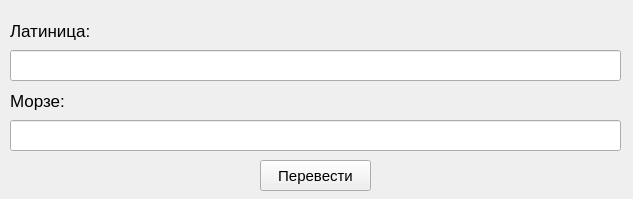
<?xml version="1.0" encoding="UTF-8"?>
<ui version="4.0">
 <class>Form</class>
 <widget class="QWidget" name="Form">
  <property name="geometry">
   <rect>
    <x>0</x>
    <y>0</y>
    <width>633</width>
    <height>199</height>
   </rect>
  </property>
  <property name="windowTitle">
   <string>Form</string>
  </property>
  <widget class="QLabel" name="label">
   <property name="geometry">
    <rect>
     <x>10</x>
     <y>20</y>
     <width>271</width>
     <height>21</height>
    </rect>
   </property>
   <property name="font">
    <font>
     <pointsize>13</pointsize>
    </font>
   </property>
   <property name="text">
    <string>Латиница:</string>
   </property>
   <property name="textFormat">
    <enum>Qt::AutoText</enum>
   </property>
   <property name="alignment">
    <set>Qt::AlignLeading|Qt::AlignLeft|Qt::AlignVCenter</set>
   </property>
  </widget>
  <widget class="QLineEdit" name="lineEdit">
   <property name="geometry">
    <rect>
     <x>10</x>
     <y>50</y>
     <width>611</width>
     <height>31</height>
    </rect>
   </property>
   <property name="font">
    <font>
     <pointsize>12</pointsize>
    </font>
   </property>
   <property name="text">
    <string/>
   </property>
  </widget>
  <widget class="QLabel" name="label_2">
   <property name="geometry">
    <rect>
     <x>10</x>
     <y>90</y>
     <width>271</width>
     <height>21</height>
    </rect>
   </property>
   <property name="font">
    <font>
     <pointsize>13</pointsize>
    </font>
   </property>
   <property name="text">
    <string>Морзе:</string>
   </property>
   <property name="alignment">
    <set>Qt::AlignLeading|Qt::AlignLeft|Qt::AlignVCenter</set>
   </property>
  </widget>
  <widget class="QLineEdit" name="lineEdit_2">
   <property name="geometry">
    <rect>
     <x>10</x>
     <y>120</y>
     <width>611</width>
     <height>31</height>
    </rect>
   </property>
   <property name="font">
    <font>
     <pointsize>12</pointsize>
    </font>
   </property>
   <property name="cursor">
    <cursorShape>IBeamCursor</cursorShape>
   </property>
   <property name="focusPolicy">
    <enum>Qt::StrongFocus</enum>
   </property>
   <property name="text">
    <string/>
   </property>
  </widget>
  <widget class="QPushButton" name="pushButton">
   <property name="geometry">
    <rect>
     <x>260</x>
     <y>160</y>
     <width>111</width>
     <height>31</height>
    </rect>
   </property>
   <property name="font">
    <font>
     <pointsize>11</pointsize>
    </font>
   </property>
   <property name="text">
    <string>Перевести</string>
   </property>
  </widget>
 </widget>
 <resources/>
 <connections/>
</ui>
